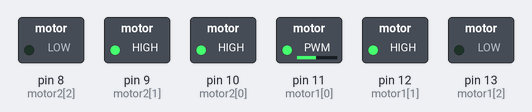
This sketch was run on a simulated Arduino Uno, built with avr-gcc and run on an emulated ATmega328P. On the bench: switched loads named in the sketch (green lamp = pin HIGH).

Above: at 0.05 s.
At 0.95 s:
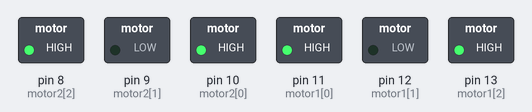
Timing chart, 0 to 3.0 s (numbered marks = the images above):
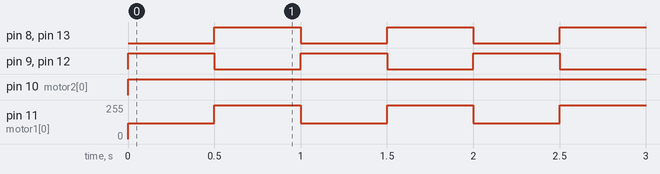

The sketch:

Motor.ino
```cpp
byte motor1[3]={11,12,13};
byte motor2[3]={10,9,8};
void setup() {
  for(int i=0;i<3;i++){
    pinMode(motor1[i],OUTPUT);
    pinMode(motor2[i],OUTPUT);
  }

}

void loop() {
  analogWrite(motor1[0],120);
  digitalWrite(motor1[1],HIGH);
  digitalWrite(motor1[2],LOW);

  analogWrite(motor2[0],255);
  digitalWrite(motor2[1],HIGH);
  digitalWrite(motor2[2],LOW);
  delay(500);

  digitalWrite(motor1[0],HIGH);
  digitalWrite(motor1[1],LOW);
  digitalWrite(motor1[2],HIGH);

  digitalWrite(motor2[0],HIGH);
  digitalWrite(motor2[1],LOW);
  digitalWrite(motor2[2],HIGH);
  delay(500);

}
```

Measured:
- by itself, pin 8 (motor2[2]), pin 9 (motor2[1]), pin 12 (motor1[1]), pin 13 (motor1[2]): alternates HIGH for 0.50 s and LOW for 0.50 s
- by itself, pin 10 (motor2[0]): LOW → HIGH at 0.00 s
- by itself, pin 11 (motor1[0]): alternates 255/255 for 0.50 s and 120/255 for 0.50 s
